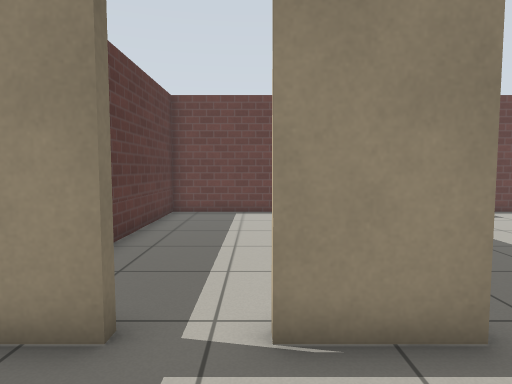
View 1 (above)

18 first-person views from a walk through a Gazebo world. The camera is 0.94 m above the floor, tilts 4° down and sees 75° across. The floor is counted in squares, 0.5 m on a side. Each view is taken from the middle of a square. On the plan, view 1 faces up. The plan holds only what a view shows up to about 17 squares ahead; the rest is blank. Robots are left out. Simple patterns stand in for the simulator's built-in surfaces.

View 2
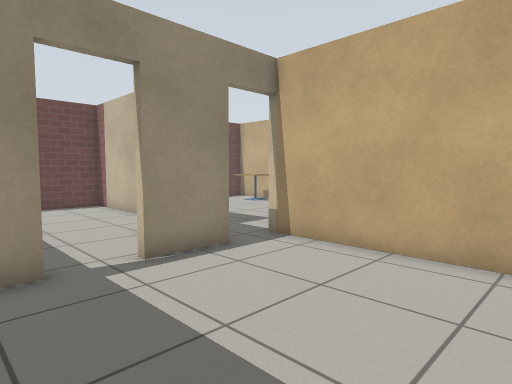

View 3
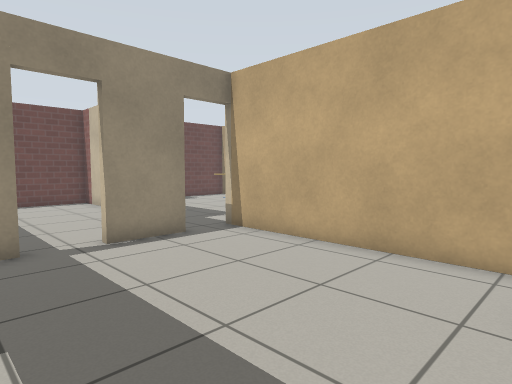

View 4
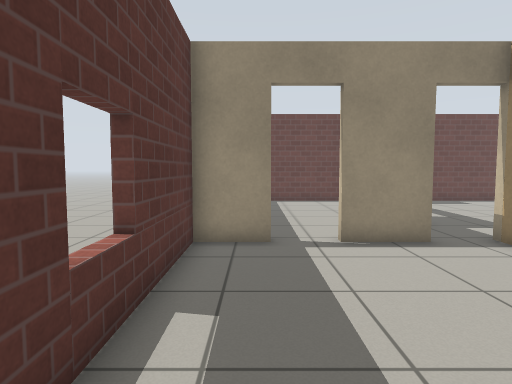

View 5
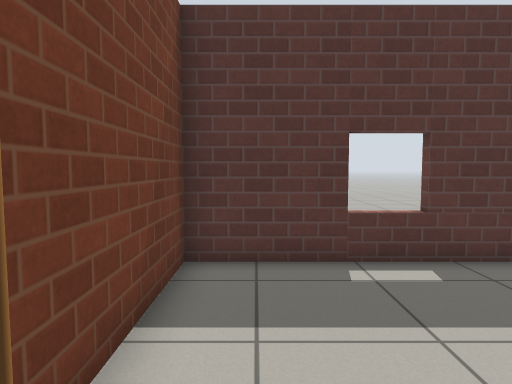

View 6
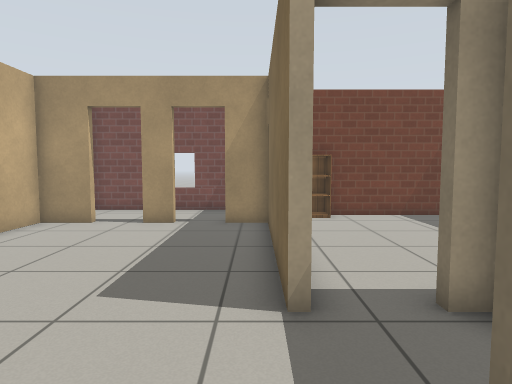

View 7
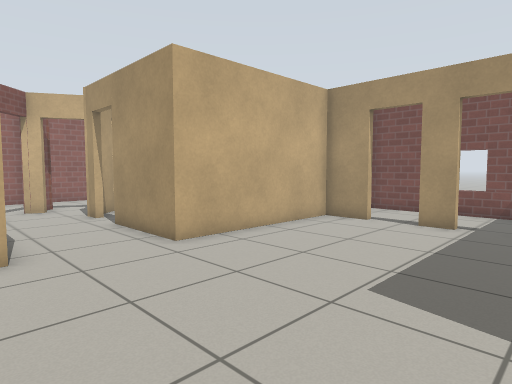

View 8
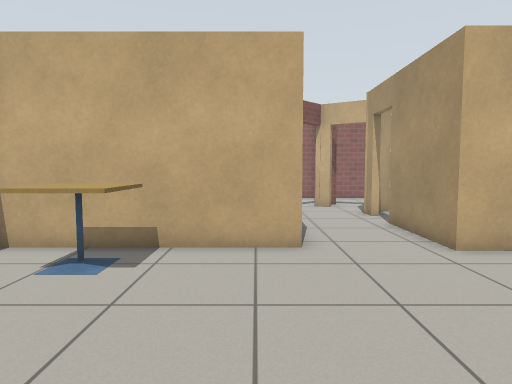

View 9
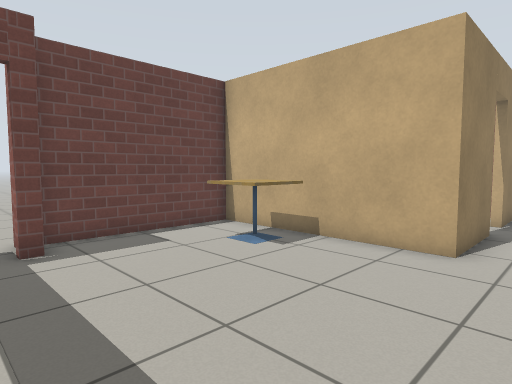

View 10
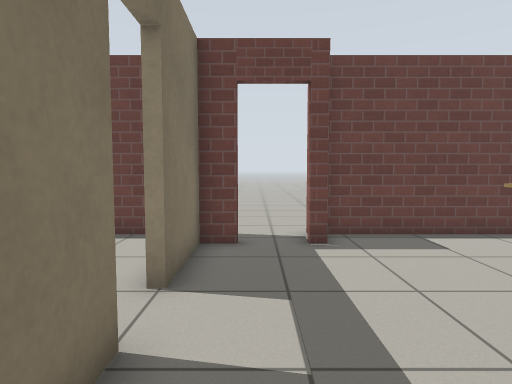

View 11
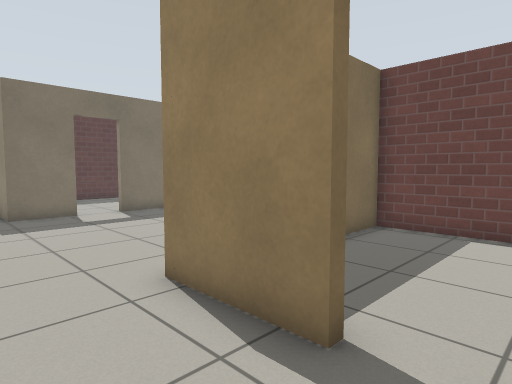

View 12
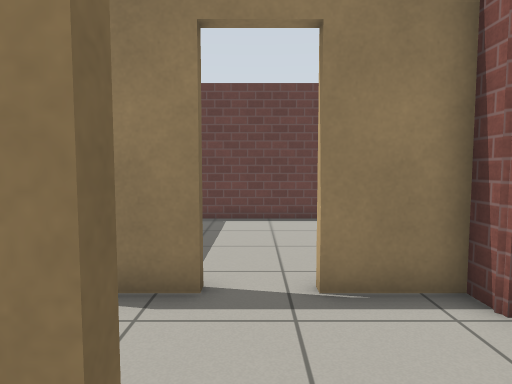

View 13
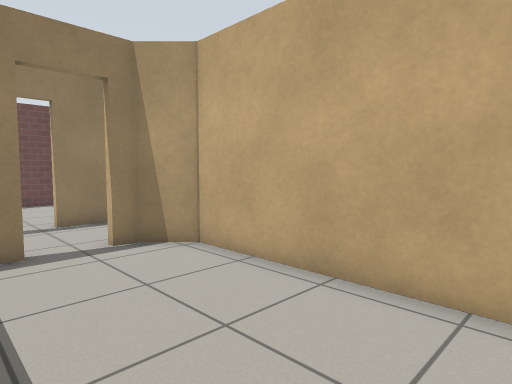

View 14
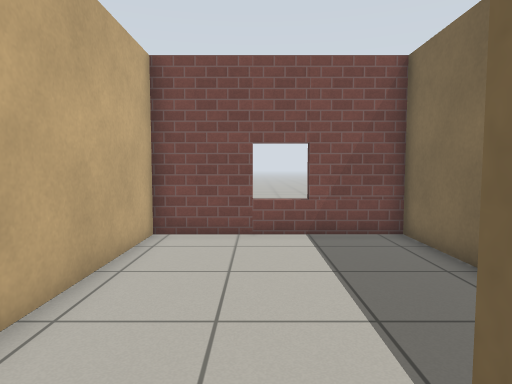

View 15
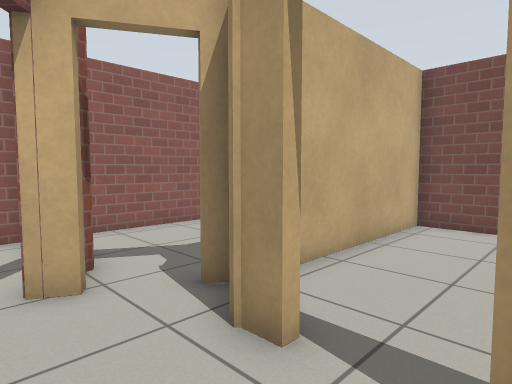

View 16
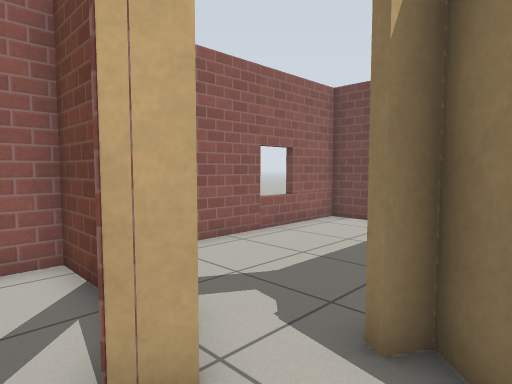

View 17
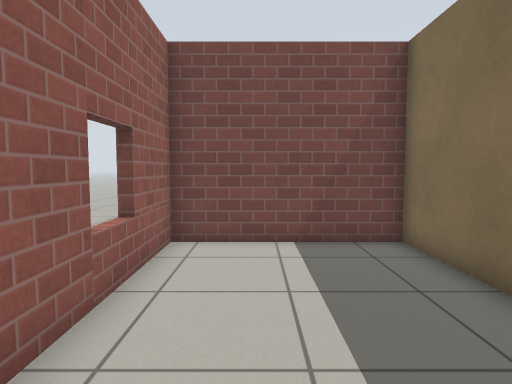

View 18
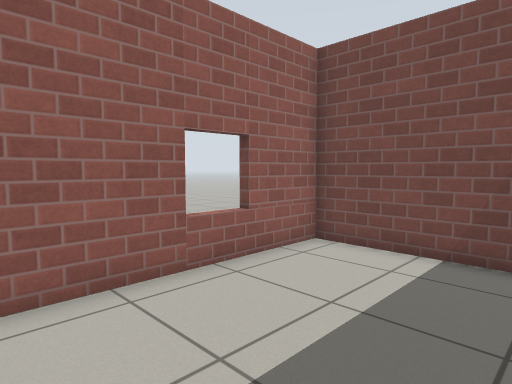

### Floor plan
Points are (right, up) in squares from view 1. A wall is a line through its corners. A room is listed if a view was taken in it or the views show most of it. See-through windows are left out.
Room 1 (views 1, 2, 3, 4, 5)
walls: (-1.5, 3.4) (-3.6, 3.4) (-3.6, -5.5) (2.8, -5.5); (2.5, 3.4) (0.1, 3.4); (4.3, -4.1) (4.3, 3.8)
ways out: open door at (3.5, 3.5) to room 2; open door at (-0.7, 3.7) to room 5
objects: bookshelf (2, -5) to (4, -5)
Room 2 (views 6, 7, 8, 9, 10, 11, 14, 15, 16)
walls: (4.6, 3.8) (4.6, -3.5) (6.1, -3.5); (16.3, 6.9) (12.9, 6.9) (12.9, 14.4) (7, 14.4); (3.6, 8.4) (3.6, 6.1) (2, 6.1); (18.2, 3.4) (19.1, 3.4); (10.7, -3.5) (12.5, -3.5) (12.5, 3.4) (16.4, 3.4); (7.9, -3.5) (9, -3.5); (6.9, 13.2) (6.3, 13.2); (19.3, 3.1) (20.1, 2.3); (20.2, 6) (20.2, 6.9) (17.9, 6.9); (3.6, 13.2) (3.6, 10); (21.2, 4.4) (21.7, 5.1)
ways out: open door at (3.5, 3.5) to room 1; open door at (17.5, 3) to room 3; open door at (20.8, 4.8) to room 4; open door at (3.3, 9.3) to room 5; open door at (17.5, 7) to room 6; open door at (5.5, 13); open door at (6.5, -4); open door at (9.5, -4)
objects: cafe table (11, 11) to (12, 12)
Room 3 (views 12, 13)
walls: (12.8, -2.1) (12.8, -5.5) (19.9, -5.5) (19.9, 2) (18.8, 3.1) (18.2, 3.1); (16.4, 3.1) (16, 3.1)
ways out: open door at (17.5, 3) to room 2
Room 4 (views 17, 18)
walls: (20.2, -1.7) (20.2, -5.5) (26.2, -5.5) (26.2, 2.6); (22.6, 3.7) (22.2, 4.2)
ways out: open door at (20.8, 4.8) to room 2
Room 5 (no view inside)
walls: (3.3, 10.2) (3.3, 14.4) (-3.6, 14.4) (-3.6, 8.3)
ways out: open door at (-0.7, 3.7) to room 1; open door at (3.3, 9.3) to room 2
Room 6 (no view inside)
walls: (19.8, 14.4) (13.2, 14.4) (13.2, 12.4)
ways out: open door at (17.5, 7) to room 2

Positions as (right, up) in squares from view 1, and headings:
1: (0, 0), facing up
2: (-3, -3), facing up-right
3: (-3, -5), facing up-right
4: (-2, -5), facing up
5: (3, -4), facing left
6: (5, 8), facing down
7: (5, 8), facing down-right
8: (5, 8), facing right
9: (5, 5), facing up-right
10: (5, 5), facing up
11: (18, 4), facing up-left
12: (17, 2), facing up
13: (15, -5), facing up-right
14: (17, 4), facing down
15: (16, 6), facing down-right
16: (19, 6), facing down-right
17: (24, 3), facing down
18: (21, 2), facing down-right
